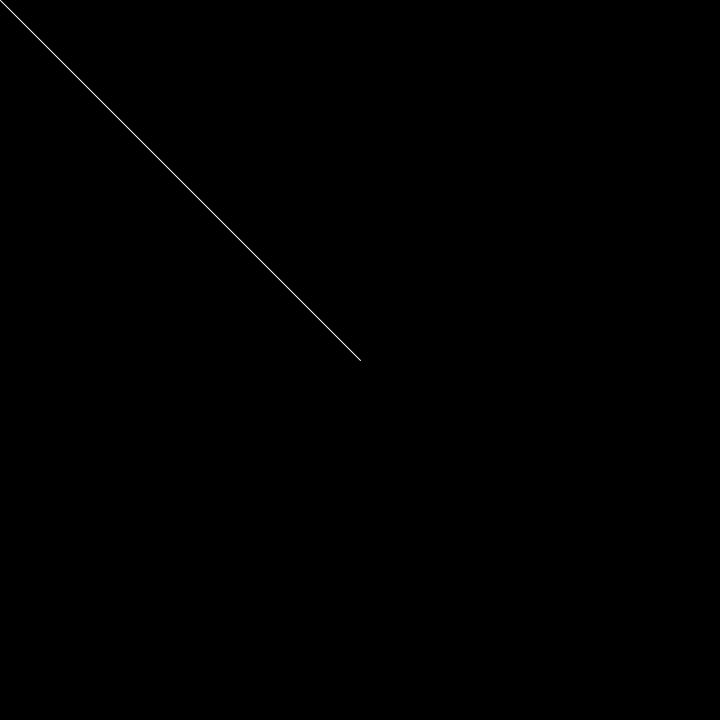
Frame 1 (no input)
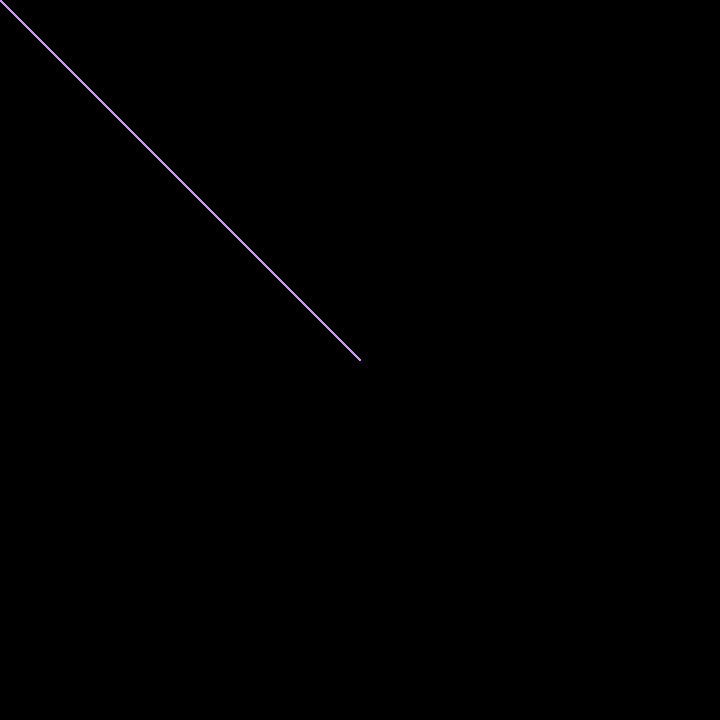
Frame 60 (the mouse pressed at the canvas centre just before this capture)
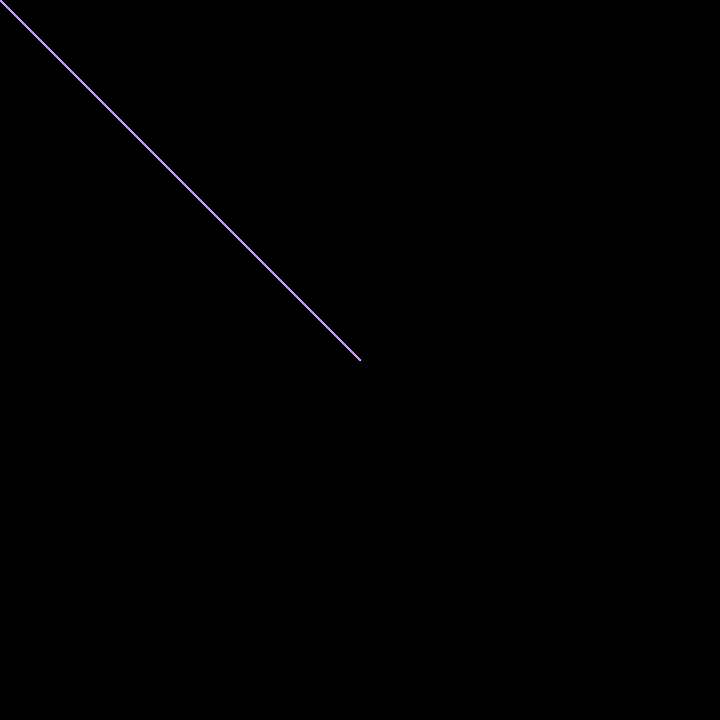
Frame 120 (the mouse held since frame 60 and released just before this capture)

The Processing sketch that drew these frames (run headless with seeded random() and noise(); from frame 60 on, the mouse is pressed at the canvas centre):

// Processing sketch: P3
// ── P3.pde
void setup (){
  size(720,720);
  background(0);
}
void draw(){
  stroke(random(500),random(1000),random(1500));
  line(360,360,mouseX,mouseY);
} 
